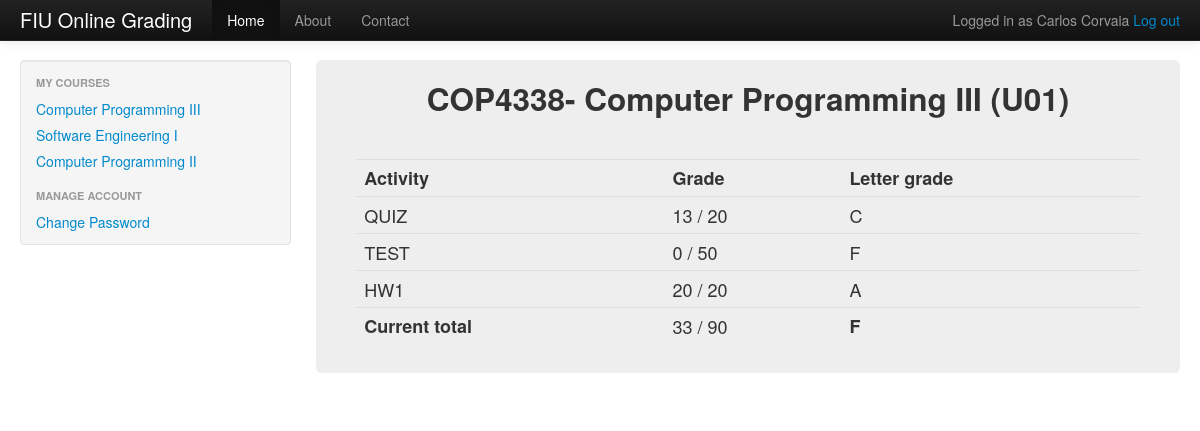
/Student_Session/studentCourseView.php?course_ID=1 (signed in), run on the app's committed database.
### tables this page shows
CREATE TABLE IF NOT EXISTS `Users` (
  `ID` int(11) NOT NULL AUTO_INCREMENT,
  `password_hash` varchar(128) DEFAULT NULL,
  `user_name` varchar(40) DEFAULT NULL,
  `first_name` varchar(40) DEFAULT NULL,
  `last_name` varchar(40) DEFAULT NULL,
  `type` int(11) DEFAULT NULL,
  PRIMARY KEY (`ID`)
);

CREATE TABLE IF NOT EXISTS `Courses` (
  `ID` int(11) NOT NULL AUTO_INCREMENT,
  `professor_ID` int(11) DEFAULT NULL,
  `course_number` varchar(16) DEFAULT NULL,
  `section` varchar(3) DEFAULT NULL,
  `name` varchar(128) DEFAULT NULL,
  `current_enrollment` int(11) DEFAULT NULL,
  `max_enrollment` int(11) DEFAULT NULL,
  PRIMARY KEY (`ID`),
  KEY `professor_ID` (`professor_ID`)
);

CREATE TABLE IF NOT EXISTS `Activities` (
  `ID` int(11) NOT NULL AUTO_INCREMENT,
  `course_ID` int(11) NOT NULL DEFAULT '0',
  `name` varchar(50) DEFAULT NULL,
  `max_points` int(11) DEFAULT NULL,
  PRIMARY KEY (`ID`,`course_ID`),
  KEY `course_ID` (`course_ID`)
);

CREATE TABLE IF NOT EXISTS `Grades` (
  `student_ID` int(11) NOT NULL DEFAULT '0',
  `activity_ID` int(11) NOT NULL DEFAULT '0',
  `points` int(11) DEFAULT NULL,
  PRIMARY KEY (`student_ID`,`activity_ID`),
  KEY `activity_ID` (`activity_ID`)
);

### Student_Session/_student_Includes/logout_UserValidation.php (called while the page is built, shortened)
<?php
$logoutAction = $_SERVER['PHP_SELF']."?doLogout=true";
if ((isset($_SERVER['QUERY_STRING'])) && ($_SERVER['QUERY_STRING'] != "")){
  $logoutAction .="&". htmlentities($_SERVER['QUERY_STRING']);
}
?>

### Student_Session/studentCourseView.php (the view, shortened to what this page needs)
<?php include("_student_Includes/logout_UserValidation.php"); ?>
<?php
if (!function_exists("GetSQLValueString")) {
function GetSQLValueString($theValue, $theType, $theDefinedValue = "", $theNotDefinedValue = "")
{
  $theValue = function_exists("mysql_real_escape_string") ? mysql_real_escape_string($theValue) : mysql_escape_string($theValue);
  switch ($theType) {
    case "text":
      $theValue = ($theValue != "") ? "'" . $theValue . "'" : "NULL";
      break;
    case "long":
    case "int":
      $theValue = ($theValue != "") ? intval($theValue) : "NULL";
      break;
  }
  return $theValue;
}
}
$colname_rs_courseName = "-1";
if (isset($_GET['course_ID'])) {
  $colname_rs_courseName = $_GET['course_ID'];
}
$query_rs_courseName = sprintf("SELECT course_number, `section`, name FROM Courses WHERE ID = %s", GetSQLValueString($colname_rs_courseName, "int"));
$rs_courseName = mysql_query($query_rs_courseName, $fiu_grading_system) or die(mysql_error());
$row_rs_courseName = mysql_fetch_assoc($rs_courseName);
$colname_rs_sum = "-1";
if (isset($_GET['course_ID'])) {
  $colname_rs_sum = $_GET['course_ID'];
}
$username_rs_sum = "-1";
if (isset($_SESSION['MM_Username'])) {
  $username_rs_sum = $_SESSION['MM_Username'];
}
$query_rs_sum = sprintf("SELECT SUM(Grades.points),SUM( Activities.max_points) FROM Activities, Grades WHERE course_ID = %s AND Activities.ID = Grades.activity_ID AND Grades.student_ID IN (SELECT Users.ID  FROM Users WHERE Users.user_name = %s)", GetSQLValueString($colname_rs_sum, "int"),GetSQLValueString($username_rs_sum, "text"));
$rs_sum = mysql_query($query_rs_sum, $fiu_grading_system) or die(mysql_error());
$row_rs_sum = mysql_fetch_assoc($rs_sum);
$colname_rs_UserData = "-1";
if (isset($_SESSION['MM_Username'])) {
  $colname_rs_UserData = $_SESSION['MM_Username'];
}
$query_rs_UserData = sprintf("SELECT ID, first_name, last_name FROM Users WHERE user_name = %s", GetSQLValueString($colname_rs_UserData, "text"));
$rs_UserData = mysql_query($query_rs_UserData, $fiu_grading_system) or die(mysql_error());
$row_rs_UserData = mysql_fetch_assoc($rs_UserData);
$colname_Recordset1 = "-1";
if (isset($_SESSION['MM_Username'])) {
  $colname_Recordset1 = $_SESSION['MM_Username'];
}
$query_Recordset1 = sprintf("SELECT Courses.course_number, Courses.name, Courses.`section`, Users.first_name, Users.last_name, Courses.ID FROM Courses, Users WHERE Courses.ID IN (SELECT CourseEnrollment.course_ID FROM CourseEnrollment WHERE CourseEnrollment.student_ID IN (SELECT Users.ID  FROM Users WHERE user_name = %s) ) AND Courses.professor_ID =Users.ID", GetSQLValueString($colname_Recordset1, "text"));
$Recordset1 = mysql_query($query_Recordset1, $fiu_grading_system) or die(mysql_error());
$query_activityInfo = sprintf("SELECT * FROM Activities WHERE course_ID = %d", GetSQLValueString($_GET["course_ID"], "int"));
$_ActivityInfo = mysql_query($query_activityInfo, $fiu_grading_system) or die(mysql_error());
$query_gradesInfo = sprintf("SELECT * FROM Grades WHERE activity_ID IN (SELECT ID FROM Activities WHERE course_ID = %d) AND student_ID = (SELECT Users.ID  FROM Users WHERE Users.user_name = %s)", GetSQLValueString($_GET["course_ID"], "int"), GetSQLValueString($_SESSION['MM_Username'], "text"));
$_GradesInfo = mysql_query($query_gradesInfo, $fiu_grading_system) or die(mysql_error());
$query_maxData = sprintf("SELECT SUM(max_points) FROM Activities WHERE course_ID = %d", GetSQLValueString($_GET["course_ID"], "int"));
$_MaxData = mysql_query($query_maxData, $fiu_grading_system) or die(mysql_error());
$row_MaxData= mysql_fetch_assoc($_MaxData);
?>
<!DOCTYPE html PUBLIC "-//W3C//DTD XHTML 1.0 Transitional//EN" "http://www.w3.org/TR/xhtml1/DTD/xhtml1-transitional.dtd">
<html xmlns="http://www.w3.org/1999/xhtml">
<head>
<link href="../assets/css/bootstrap.css" rel="stylesheet" type="text/css">
</head>
<body>
<?php include("_student_Includes/Header.php"); ?>
<?php include("_student_Includes/sideBar.php"); ?>
<div class="span9">
	<div class="hero-unit">
		<h2> <?php echo $row_rs_courseName['course_number']; ?>- <?php echo $row_rs_courseName['name']; ?> (<?php echo $row_rs_courseName['section']; ?>)</h2>
		<br>
		<table class="table table-stripped">
			<tr>
				<th>Activity</th>
				<th>Grade</th>
				<th>Letter grade</th>
			</tr>
            <?php
  if(mysql_num_rows($_ActivityInfo) > 0)
  {
    while ($row_Activity = mysql_fetch_assoc($_ActivityInfo))
    {
      if(mysql_num_rows($_GradesInfo) > 0)
      {
        $row_gradesInfo = mysql_fetch_assoc($_GradesInfo);
        while($row_gradesInfo["activity_ID"] != $row_Activity["ID"])
        {
          $row_gradesInfo = mysql_fetch_assoc($_GradesInfo);
        }
      }
?>
  <tr>
    <td><?php echo $row_Activity['name']; ?></td>
    <td><?php
      if(isset($row_gradesInfo['points']))
         echo $row_gradesInfo['points'], " / ", $row_Activity['max_points'];
      else
         echo " - / ", $row_Activity['max_points'];
 ?>
</td>
    <td><?php
      if($row_Activity['max_points'] != 0)
        $scorea_A =  $row_gradesInfo['points'] * 100/ $row_Activity['max_points'];
      else
        $scorea_A =  0;
				if( $scorea_A  < 50 )
					echo "F";
				else if( $scorea_A < 52 )
					echo "D-";
				else if( $scorea_A  < 56 )
					echo "D";
				else if( $scorea_A  < 59 )
					echo "D+";
				else if($scorea_A < 63)
					echo "C-";
				else if( $scorea_A  < 73 )
					echo "C";
				else if($scorea_A  < 79 )
					echo "C+";
				else if( $scorea_A  < 82 )
					echo "B-";
				else if( $scorea_A < 86 )
					echo "B";
				else if( $scorea_A < 89 )
					echo "B+";
				else if($scorea_A  < 92 )
					echo "A-";
				else
					echo "A";
			?></td>
  </tr>
<?php }
  } ?>
			<tr>
		    <th>Current total</th>
			<td><?php echo $row_rs_sum['SUM(Grades.points)']; ?> / <?php echo $row_MaxData['SUM(max_points)']; ?> </th>
			<th>
			<?php
      if($row_MaxData['SUM(max_points)'] != 0)
        $scorea_B =  $row_rs_sum['SUM(Grades.points)'] * 100/ $row_MaxData['SUM(max_points)'];
      else
        $scorea_B =  0;
				if($scorea_B < 50 )
					echo "F";
			?></th>
			</tr>
		</table>
	</div>
</div>
</div>
</body>
</html>

### Student_Session/_student_Includes/Header.php (shortened to what this page needs)
<div class="navbar navbar-inverse navbar-fixed-top">
      <div class="navbar-inner">
        <div class="container-fluid">
          <a class="brand" href="studentSession.php">FIU Online Grading</a>
          <div class="nav-collapse collapse">
            <p class="navbar-text pull-right"> Logged in as <?php echo $row_rs_UserData['first_name']; ?> <?php echo $row_rs_UserData['last_name']; ?> <a href="<?php echo $logoutAction ?>">Log out</a></p>
            <ul class="nav">
              <li class="active"><a href="studentSession.php">Home</a></li>
              <li><a href="#about">About</a></li>
              <li><a href="#contact">Contact</a></li>
            </ul>
          </div>
        </div>
      </div>
</div>

### Student_Session/_student_Includes/sideBar.php (shortened to what this page needs)
<div class="container-fluid">
      <div class="row-fluid">
        <div class="span3">
          <div class="well sidebar-nav">
            <ul class="nav nav-list">
              <li class="nav-header">My Courses</li>
              <li>
			  <?php
   if(mysql_num_rows($Recordset1) > 0)
   {
   while ($row_Recordset1 = mysql_fetch_assoc($Recordset1))  { ?>
              <table><tr><a href="studentCourseView.php?course_ID=<?php echo $row_Recordset1['ID'];?>"><?php echo $row_Recordset1['name']; ?></a></tr></table>
<?php }  }?>
              </li>
<li class="nav-header">Manage Account</li>
              <li><a href="studentChangePw.php">Change Password</a></li>
            </ul>
          </div>
        </div>

### Student_Session/studentCourseView.php (style rules this page uses)
body { padding-top: 60px; padding-bottom: 40px; }
.sidebar-nav { padding: 9px 0; }
.hero-unit { padding: 9px; padding-left:40px; padding-right:40px; }

### data on the page
users: first_name "Carlos", last_name "Corvaia"
courses: name "Computer Programming III", course_number "COP4338", section "U01"
courses: name "Software Engineering I"
courses: name "Computer Programming II"
activities: name "QUIZ", grades.points "13", max_points "20", shows "C"
activities: name "TEST", grades.points "0", max_points "50", shows "F"
activities: name "HW1", grades.points "20", max_points "20", shows "A"

### other printed values
$row_rs_sum['SUM(Grades.points)'] "33"
$row_MaxData['SUM(max_points)'] "90"
